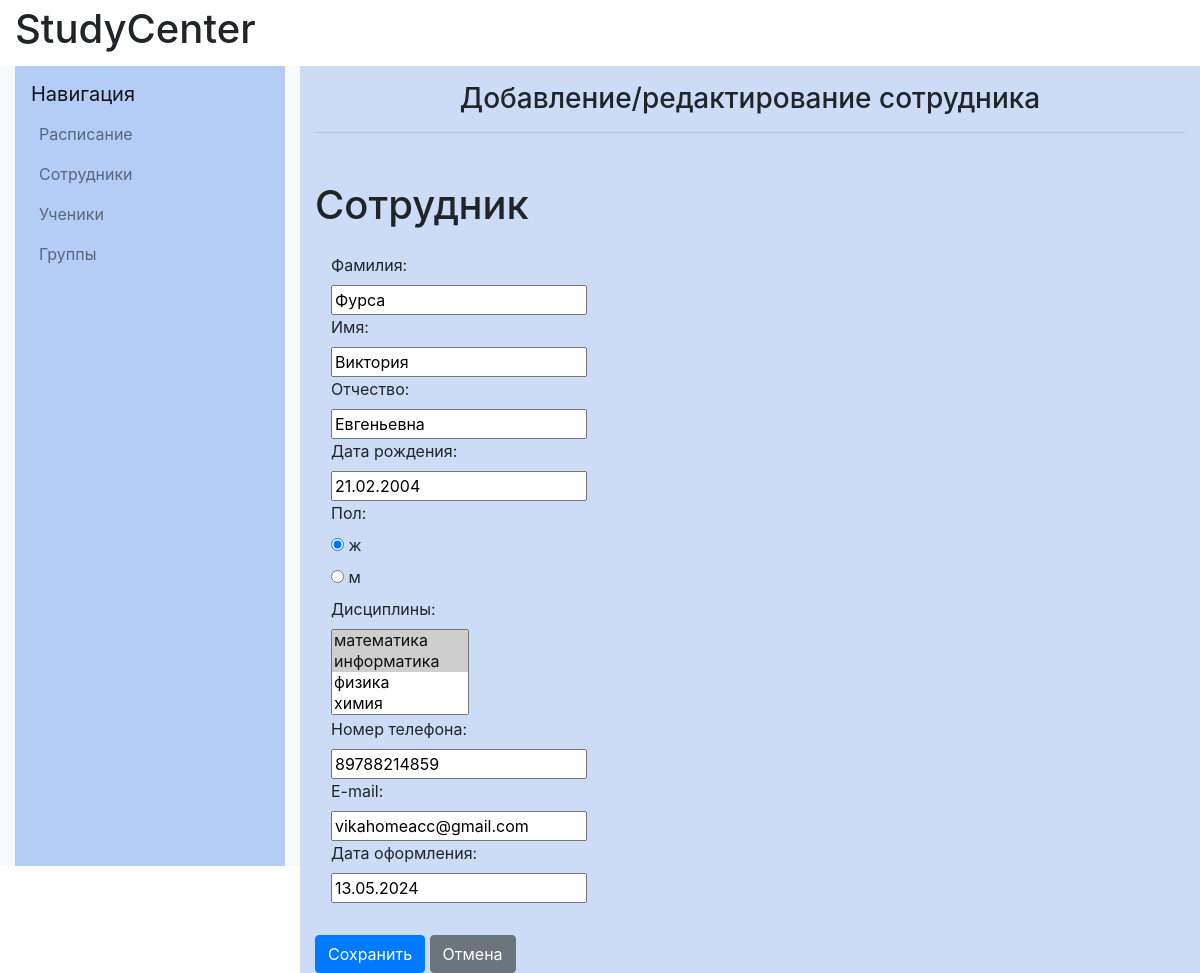
Page /workers/1/edit/ on the committed database.
### catalog/models.py (models this page shows, shortened)
class Worker(models.Model):
    firstname=models.CharField(max_length=20, verbose_name="Имя")
    lastname=models.CharField(max_length=20, verbose_name="Фамилия")
    fathername=models.CharField(max_length=20, verbose_name="Отчество")
    date_of_birth=models.DateField(verbose_name="Дата рождения")
    gender=models.IntegerField(validators=[MinValueValidator(0), MaxValueValidator(1)], verbose_name="Пол")
    subject = models.ManyToManyField(Subject, verbose_name="Дисциплины")
    phone_number=models.CharField(max_length=11,validators=[MinLengthValidator(11)], verbose_name="Номер телефона")
    email=models.EmailField(verbose_name="E-mail")
    objects=models.Manager()
    registration_date=models.DateField()
    DoesNotExist = models.Manager

### catalog/views.py (the view)
# urls.py: path('workers/<int:pk>/edit/', views.worker_edit, name='worker_edit'),
def worker_edit(request, pk):
    worker = get_object_or_404(Worker, pk=pk)
    if request.method == "POST":
        form = WorkerForm(request.POST, instance=worker)
        if form.is_valid():
            worker = form.save(commit=False)
            worker.subject.clear()
            form.save_m2m()
            worker.save()
            return redirect('worker_detail', pk=worker.pk)
    else:
        form = WorkerForm(instance=worker)
    return render(request, 'worker/worker_form.html', {'form1': form})

### catalog/models.py (called while the page is built)
    def __str__(self):
        return self.name

### catalog/templates/worker/worker_form.html (shortened to what this page needs)
{% extends "base_generic.html" %}
{% block content%}
<div class="col-md-8 col-lg-9 content-container" style="background-color: #ccdbf6" xmlns="http://www.w3.org/1999/html">
                <h1 class="h3 text-center mt-3">Добавление/редактирование сотрудника</h1>
                <hr class="mb-5">
                <section >
                    <h1>Сотрудник</h1>
                     <div class="form-group p-2">
                        <form method="POST" class="d-block p-2">{% csrf_token %}
                       {% for field in form1 %}
                                <div>
                                    {{field.label_tag}}
                                     <div>{{field}}</div>
                                </div>
                            {% endfor %}
                    </div>
                        <button type="submit" class="save btn btn-primary">Сохранить</button>
                        <a class="btn btn-secondary" href="{% url 'workers' %}">Отмена</a>
                </section>
            </div>
{% endblock content %}

### catalog/static/css/styles.css (style rules this page uses)
@media (min-width: 768px) { .form-group label { display: block; } }

### rows in the picture
Worker: form1 "Фурса" "Виктория" "Евгеньевна" "21.02.2004" "☑ ж ☐ м" "89788214859" "vikahomeacc@gmail.com" "13.05.2024"

### other values in the picture
{{ field.label_tag }} "Фамилия:" "Имя:" "Отчество:" "Дата рождения:" "Пол:" "Дисциплины:" "Номер телефона:" "E-mail:" "Дата оформления:"
